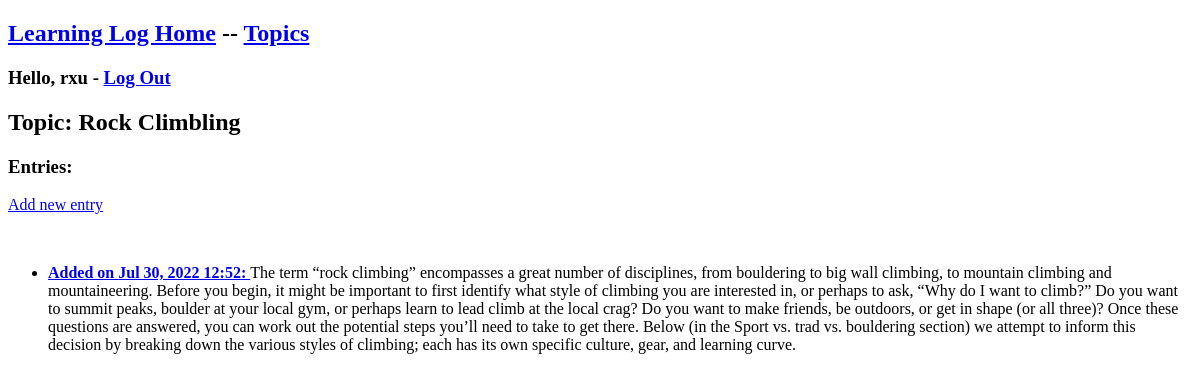
The app's page /topics/topic_2/ (signed in), older data.
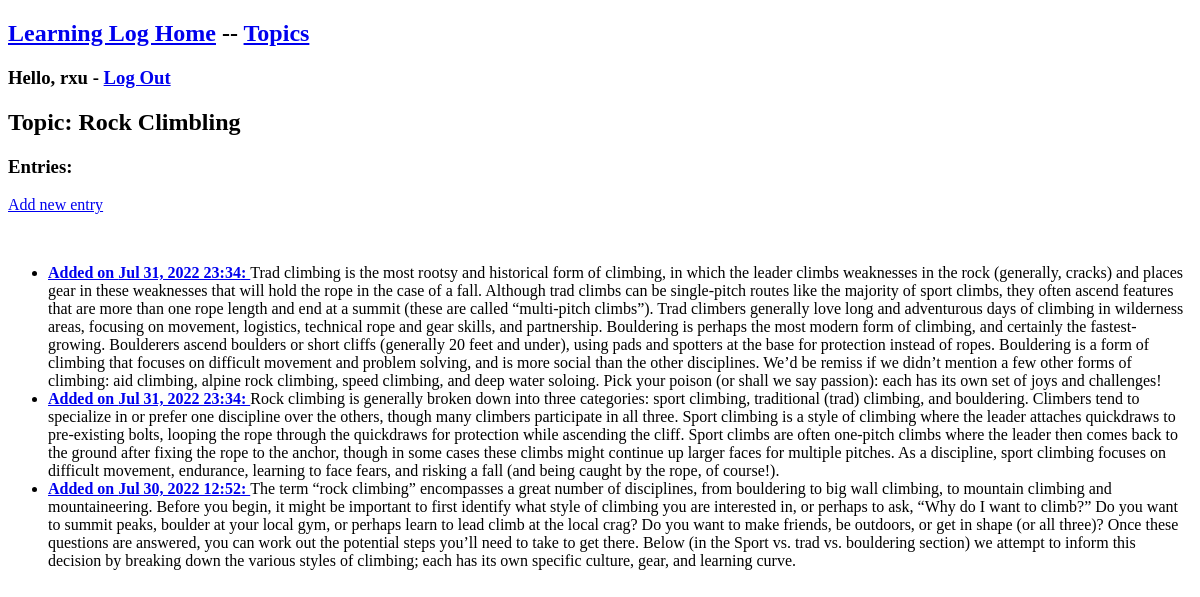
The same page, newer data.
### learning_logs/models.py (models this page shows, shortened)
class Topic(models.Model):
    text=models.CharField(max_length=200)
    date_added=models.DateTimeField(auto_now_add=True)
    def __str__(self):
        return self.text

class Entry(models.Model):
    topic=models.ForeignKey(Topic, on_delete=models.CASCADE)
    text=models.TextField()
    date_added=models.DateTimeField(auto_now_add=True)
    class Meta:
        verbose_name_plural='entries'

### learning_logs/views.py (the view)
# urls.py: path('topics/topic_<int:topic_id>/', views.topic, name='topic'),
@login_required
def topic(request, topic_id):
    topic = Topic.objects.get(id=topic_id)
    entries = topic.entry_set.order_by('-date_added')
    context = {'topic': topic, 'entries': entries}
    return render(request, 'learning_logs/topic.html', context)

### learning_logs/templates/learning_logs/topic.html
{% extends "learning_logs/base.html" %}
{% block content %}
<h2>Topic: {{topic}}</h2>
<h3>Entries:</h3>
<p><a href="{% url 'learning_logs:new_entry' topic.id %}">Add new entry</a></p>
<br>
<ul>
    {% for entry in entries %}
    <li><b><a href="{% url 'learning_logs:edit_entry' entry.id %}">Added on {{entry.date_added|date:"M j, Y H:i"}}:
            </a></b>{{entry.text}}</li>
    {% empty %}
    <li>Nothing has been added yet!</li>
    {% endfor %}
</ul>
{% endblock content %}

### learning_logs/templates/learning_logs/base.html (shortened to what this page needs)
<!DOCTYPE html>
<html lang="en">
<head>
</head>
<body>
    <h2>
        <a href="{% url 'learning_logs:index' %}">Learning Log Home</a> --
        <a href="{% url 'learning_logs:topics' %}">Topics</a>
        <h3>
            {% if user.is_authenticated %}
            Hello, {{user.username}} - <a href="{% url 'users:logout' %}">Log Out</a>
            {% else %}
            <a href="{% url 'users:login' %}">Log In</a> --
            <a href="{% url 'users:register' %}">Register</a>
            {% endif %}
        </h3>
    </h2>
    {% block content %}
    {% endblock content %}
</body>
</html>

Row changes from the older to the newer data that the page shows:
added Entry: date_added "Jul 31, 2022 23:34", text "Trad climbing is the most rootsy and historical form of climbing, in which the leader climbs weaknesses in the rock (generally, cracks) and places gear in these weaknesses that will hold the rope in the case of a fall. Although trad climbs can be single-pitch routes like the majority of sport climbs, they often ascend features that are more than one rope length and end at a summit (these are called “multi-pitch climbs”). Trad climbers generally love long and adventurous days of climbing in wilderness areas, focusing on movement, logistics, technical rope and gear skills, and partnership. Bouldering is perhaps the most modern form of climbing, and certainly the fastest-growing. Boulderers…"
added Entry: date_added "Jul 31, 2022 23:34", text "Rock climbing is generally broken down into three categories: sport climbing, traditional (trad) climbing, and bouldering. Climbers tend to specialize in or prefer one discipline over the others, though many climbers participate in all three. Sport climbing is a style of climbing where the leader attaches quickdraws to pre-existing bolts, looping the rope through the quickdraws for protection while ascending the cliff. Sport climbs are often one-pitch climbs where the leader then comes back to the ground after fixing the rope to the anchor, though in some cases these climbs might continue up larger faces for multiple pitches. As a discipline, sport climbing focuses on difficult movement,…"
